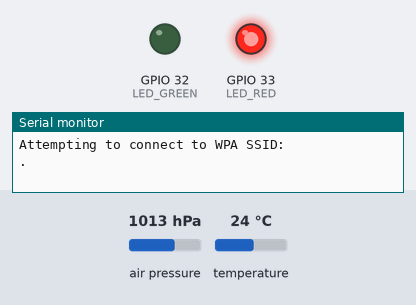
The program below on a simulated ESP32. Parts: output pins drawn as LEDs (lit = HIGH), the last lines printed to the serial monitor. The test bench sets the inputs (shaded band); at power-on: air pressure 1013 hPa, temperature 24 °C. No MQTT or app messages arrive unless stated; not simulated (calls return 0 or success): wifi_secrets.h.

Above: at 0.1 s.
At 5.2 s:
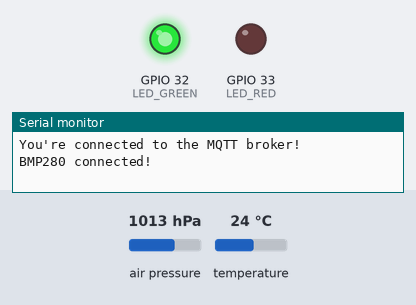
Timing chart, 0 to 6.7 s (numbered marks = the images above):
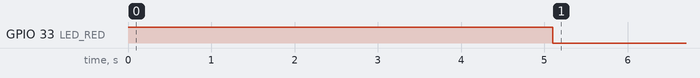

The program:

main.cpp
```cpp
#include <Arduino.h>
#include <ArduinoJson.h>
#include <ThesisEdge.h>
#include <Wire.h>
#include <SPI.h>
#include <Adafruit_BMP280.h>
#include "wifi_secrets.h"
#define LED_GREEN 32
#define LED_RED 33

// config for connecting to edge platform (WiFi, MQTT)
ThesisEdge edge_config = {
  .wifi_ssid = SECRET_SSID,
  .wifi_pass = SECRET_PASS,
  .mqtt_clientId_prefix = "sensor-bmp280-",
  .mqtt_broker = "master.fritz.box",
  .mqtt_port = 1883,
};

// schedule
const long interval = 1000;
unsigned long previousMillis = 0;

// bmp
Adafruit_BMP280 bmp;

// topic
const String publishTopic = "sensor/bmp280";

void setup() {
  // Initialize serial
  Serial.begin(9600);

  // activate pins
  pinMode(LED_GREEN, OUTPUT);
  pinMode(LED_RED, OUTPUT);
  digitalWrite(LED_RED, HIGH);

  // connect to edge platform
  connectToEdge(&edge_config);

  // init BMP280
  if (!bmp.begin()) {
    Serial.println(F("Could not find a valid BMP280 sensor, check wiring!"));
    while (1);
  }

  Serial.println("BMP280 connected!");
  Serial.println();

  // indicate ready status
  digitalWrite(LED_RED, LOW);
  digitalWrite(LED_GREEN, HIGH);
}

void loop() {
  unsigned long currentMillis = millis();
  if (currentMillis - previousMillis >= interval) {
    previousMillis = currentMillis;

    checkConnectionToEdge();

    DynamicJsonDocument doc(1024);
    doc["temperature"] = bmp.readTemperature();
    doc["pressure"] = bmp.readPressure() / 100;
    doc["altitude"] = bmp.readAltitude(1013.25);
    publishMessageToEdge(publishTopic, doc);
  }
}
```
